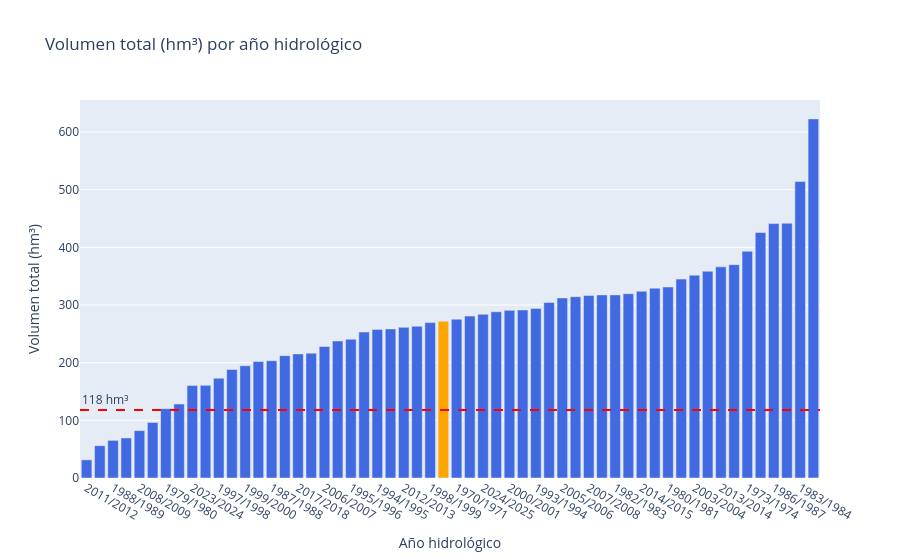

Notebook source saved alongside this figure:
### Code cell
import plotly.graph_objects as go

# Prepare data: total volume per water year and Media bar
annual_volumes = df_filtered.groupby('water_year_label')['Daily_Volume_hm3'].max().reset_index()
media_row = {'water_year_label': 'Media', 'Daily_Volume_hm3': 272}
annual_volumes_with_media = annual_volumes.append(media_row, ignore_index=True)

# Sort by volume (including Media)
annual_volumes_sorted = annual_volumes_with_media.sort_values('Daily_Volume_hm3')

# Create bar plot with sorted bars
fig = go.Figure()
fig.add_trace(go.Bar(
    x=annual_volumes_sorted['water_year_label'],
    y=annual_volumes_sorted['Daily_Volume_hm3'],
    marker_color=['orange' if label == 'Media' else 'royalblue' for label in annual_volumes_sorted['water_year_label']],
    # text=annual_volumes_sorted['Daily_Volume_hm3'].round(1),
    # textposition='outside',
    name='Volumen total por año hidrológico (ordenado)')
)

# Add threshold line at 118 hm³
fig.add_hline(y=118, line_dash="dash", line_color="red", annotation_text="118 hm³", annotation_position="top left")

fig.update_layout(
    title='Volumen total (hm³) por año hidrológico',
    xaxis_title='Año hidrológico',
    yaxis_title='Volumen total (hm³)',
    showlegend=False
)

fig.show()

### Figure 1 — Plotly figure (JSON) as saved in the notebook; plotly's stock layout.template omitted (floating-point values rounded to 4 significant figures)
{"data": [{"marker": {"color": ["royalblue", "royalblue", "royalblue", "royalblue", "royalblue", "royalblue", "royalblue", "royalblue", "royalblue", "royalblue", "royalblue", "royalblue", "royalblue", "royalblue", "royalblue", "royalblue", "royalblue", "royalblue", "royalblue", "royalblue", "royalblue", "royalblue", "royalblue", "royalblue", "royalblue", "royalblue", "royalblue", "orange", "royalblue", "royalblue", "royalblue", "royalblue", "royalblue", "royalblue", "royalblue", "royalblue", "royalblue", "royalblue", "royalblue", "royalblue", "royalblue", "royalblue", "royalblue", "royalblue", "royalblue", "royalblue", "royalblue", "royalblue", "royalblue", "royalblue", "royalblue", "royalblue", "royalblue", "royalblue", "royalblue", "royalblue"]}, "name": "Volumen total por año hidrológico (ordenado)", "type": "bar", "x": ["2011/2012", "1989/1990", "1988/1989", "1996/1997", "2008/2009", "2022/2023", "1979/1980", "2015/2016", "2023/2024", "1975/1976", "1997/1998", "2020/2021", "1999/2000", "2004/2005", "1987/1988", "1990/1991", "2017/2018", "1974/1975", "2006/2007", "2021/2022", "1995/1996", "1971/1972", "1994/1995", "1992/1993", "2012/2013", "2010/2011", "1998/1999", "Media", "1970/1971", "1991/1992", "2024/2025", "2016/2017", "2000/2001", "1985/1986", "1993/1994", "2018/2019", "2005/2006", "1984/1985", "2007/2008", "2019/2020", "1982/1983", "1981/1982", "2014/2015", "1978/1979", "1980/1981", "1972/1973", "2003/2004", "2009/2010", "2013/2014", "1976/1977", "1973/1974", "2001/2002", "1986/1987", "2002/2003", "1983/1984", "1977/1978"], "y": [31.49, 56.03, 65.28, 69.42, 82.18, 96.32, 120.3, 128.4, 160.2, 160.6, 173.0, 188.2, 194.7, 202.0, 203.4, 212.2, 215.2, 216.5, 228.1, 237.7, 240.8, 253.2, 257.7, 258.6, 261.3, 263.3, 269.5, 272, 275.4, 280.9, 283.9, 288.3, 290.7, 291.4, 294.1, 304.4, 312.3, 314.4, 316.7, 317.6, 317.6, 319.6, 323.8, 329.2, 331.3, 345.0, 351.7, 358.6, 366.1, 370.0, 393.3, 425.8, 441.2, 441.8, 514.1, 622.8]}], "layout": {"annotations": [{"showarrow": false, "text": "118 hm³", "x": 0, "xanchor": "left", "xref": "x domain", "y": 118, "yanchor": "bottom", "yref": "y"}], "shapes": [{"line": {"color": "red", "dash": "dash"}, "type": "line", "x0": 0, "x1": 1, "xref": "x domain", "y0": 118, "y1": 118, "yref": "y"}], "showlegend": false, "title": {"text": "Volumen total (hm³) por año hidrológico"}, "xaxis": {"title": {"text": "Año hidrológico"}}, "yaxis": {"title": {"text": "Volumen total (hm³)"}}}}
